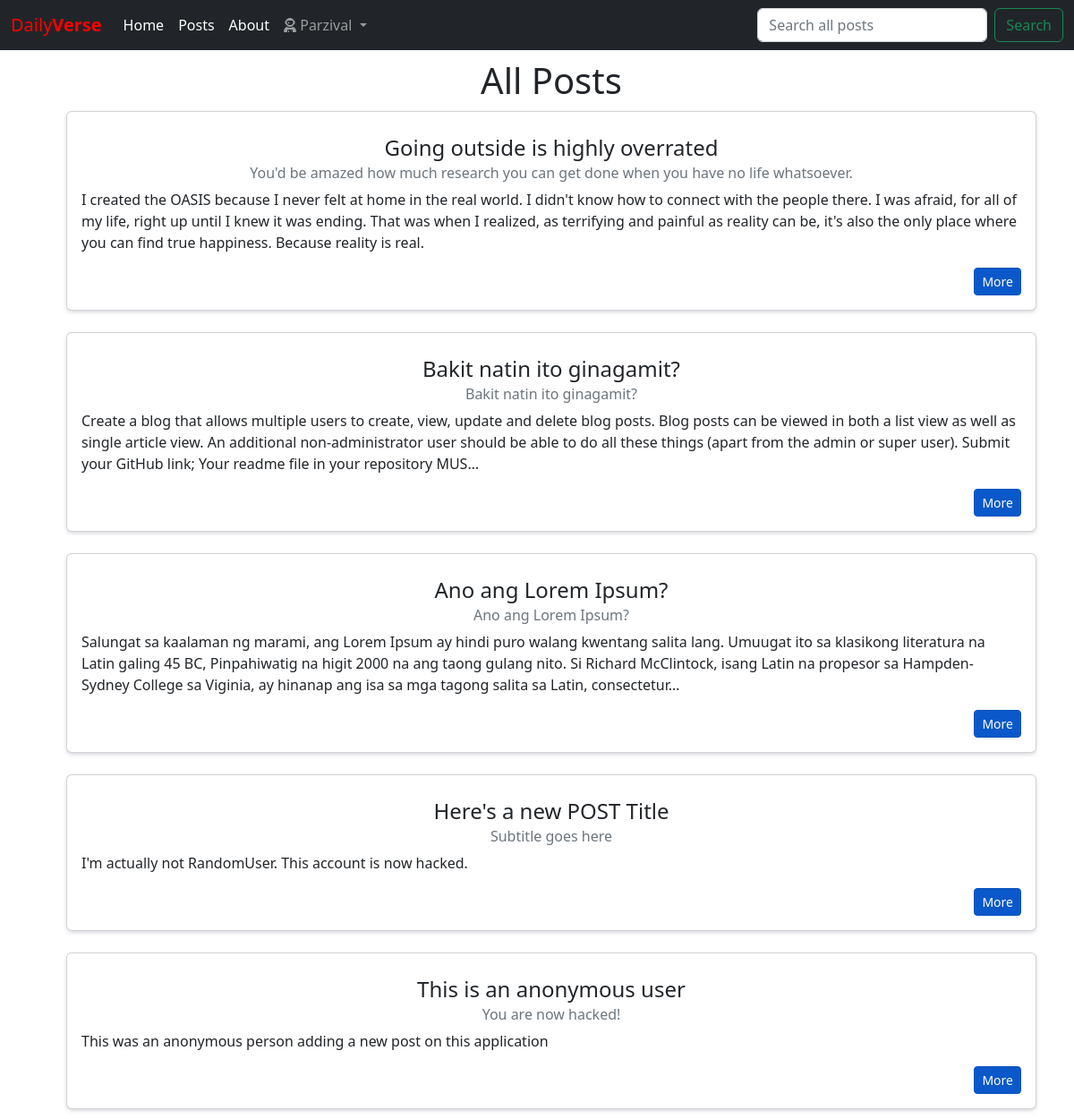
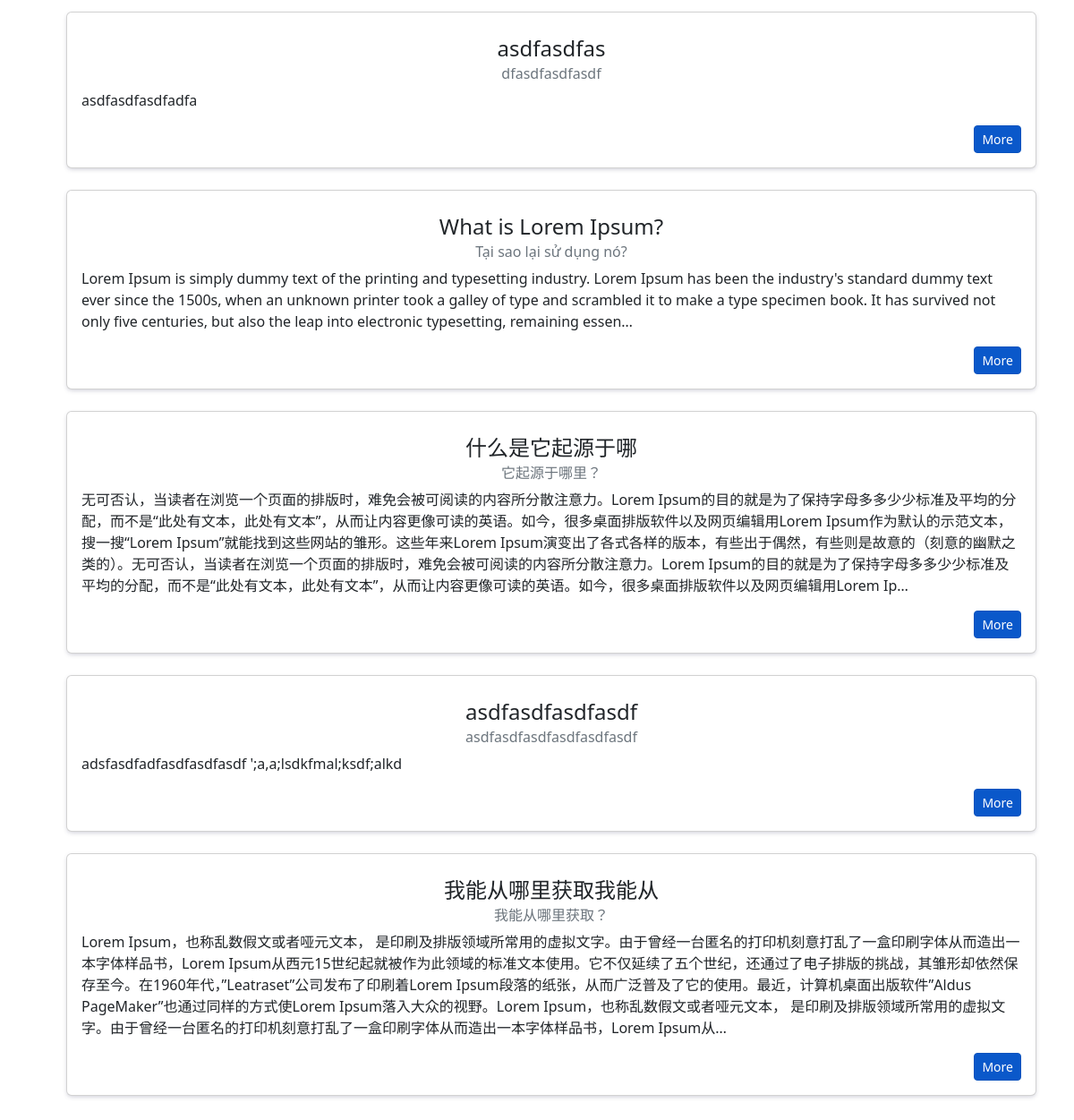
The app's page /posts/ (signed in) with its own data (2 pictures, top to bottom).
### posts/models.py (models this page shows, shortened)
class Post(models.Model):
    title = models.CharField(max_length=256)
    subtitle = models.CharField(max_length=256)
    author = models.ForeignKey(
        get_user_model(),
        on_delete=models.CASCADE # When deleting, everything related to it gets deleted
    )
    body = models.TextField()
    created_on = models.DateTimeField(auto_now_add=True)
    status = models.ForeignKey(
        Status,
        on_delete=models.CASCADE,
        blank=True, # This allows the status field be null for existing records.
        null=True   # This allows the status field be null for existing records.
    )
    archived = models.ForeignKey(
        Archived,
        on_delete=models.CASCADE,
        blank=True, # This allows the status field be null for existing records.
        null=True   # This allows the status field be null for existing records.
    )
    published = models.ForeignKey(
        Published,
        on_delete=models.CASCADE,
        blank=True, # This allows the status field be null for existing records.
        null=True   # This allows the status field be null for existing records.
    )

### posts/views.py (the view)
# urls.py: path('', PostListView.as_view(), name='list'),
class PostListView(ListView):
    template_name = "posts/list.html"
    model = Post

### templates/posts/list.html (shortened to what this page needs)
{% extends 'base.html' %}
{% block content %}
<ul>
    <h1>All Posts</h1>
        {% for post in post_list %}
        <div class="card box">
            <div class="card-body">
                <h4 class="card-title">{{ post.title }}</h4>
                <h6 class="card-subtitle mb-2 text-muted">{{ post.subtitle }}</h6>
                <p class="card-text">{{ post.body|truncatechars:350 }}</p>
                <div class="author-options">
                    <a href="{% url 'detail' post.id %}" class="card-link btn btn-primary btn-sm active">More</a>
                </div>
            </div>
        </div>
        <br />
        {% endfor %}
</ul>
{% endblock content %}

### templates/base.html (shortened to what this page needs)
{% load static %}
<!DOCTYPE html>
<html lang="en">
<head>
    <link href="https://cdn.jsdelivr.net/npm/bootstrap@5.2.1/dist/css/bootstrap.min.css" rel="stylesheet">
    <link rel="stylesheet" href="{% static '/css/base.css' %}">
    <link rel="stylesheet" href="https://cdn.jsdelivr.net/npm/bootstrap-icons@1.9.1/font/bootstrap-icons.css">
</head>
<body>
    <nav class="navbar navbar-dark navbar-expand-lg bg-dark">
        <div class="container-fluid">
            <a class="navbar-brand" href="{% url 'home' %}" id="logo-daily">Daily<strong>Verse</strong></a>
            <div class="collapse navbar-collapse" id="navbarSupportedContent">
                <ul class="navbar-nav me-auto mb-2 mb-lg-0">
                    <li class="nav-item">
                        <a class="nav-link active" aria-current="page" href="{% url 'home' %}">Home</a>
                    </li>
                    <li class="nav-item">
                        <a class="nav-link active" aria-current="page" href="{% url 'list' %}">Posts</a>
                    </li>
                    <li class="nav-item">
                        <a class="nav-link active" aria-current="page" href="{% url 'about' %}">About</a>
                    </li>
                    {% if user.is_authenticated %}
                    <li class="nav-item dropdown">
                        <a class="nav-link dropdown-toggle" href="#" role="button" data-bs-toggle="dropdown" aria-expanded="false">
                            <i class="fa-solid fa-user-astronaut"></i> {{ user.username }}
                        </a>
                    </li>
                    {% endif %}
                </ul>
                <form class="d-flex" role="search">
                    <input class="form-control me-2" type="search" placeholder="Search all posts" aria-label="Search">
                    <button class="btn btn-outline-success" type="submit">Search</button>
                </form>
            </div>
        </div>
    </nav>
    <div class="container">
        {% block content %}
        {% endblock content %}
    </div>
</body>
</html>

### static/css/base.css (style rules this page uses)
h1, h2, h3, h4, h5, h6 { text-align: center; margin-top:10px; margin-bottom:10px; color: #212529; }
#logo-daily, #question-delete { color: red; }
.box { box-shadow: rgba(50, 50, 93, 0.25) 0px 2px 5px -1px; }
.author-options, #post-more { text-align: right; }

### records on screen
Post: title "Going outside is highly overrated", subtitle "You'd be amazed how much research you can get done when you have no life whatsoever.", body "I created the OASIS because I never felt at home in the real world. I didn't know how to connect with the people there. I was afraid, for all of my life, right up until I knew it was ending. That was when I realized, as terrifying and painful as reality can be, it's also the only place where you can find true happiness. Because reality is real."
Post: title "Bakit natin ito ginagamit?", subtitle "Bakit natin ito ginagamit?", body "Create a blog that allows multiple users to create, view, update and delete blog posts. Blog posts can be viewed in both a list view as well as single article view. An additional non-administrator user should be able to do all these things (apart from the admin or super user). Submit your GitHub link; Your readme file in your repository MUS…"
Post: title "Ano ang Lorem Ipsum?", subtitle "Ano ang Lorem Ipsum?", body "Salungat sa kaalaman ng marami, ang Lorem Ipsum ay hindi puro walang kwentang salita lang. Umuugat ito sa klasikong literatura na Latin galing 45 BC, Pinpahiwatig na higit 2000 na ang taong gulang nito. Si Richard McClintock, isang Latin na propesor sa Hampden-Sydney College sa Viginia, ay hinanap ang isa sa mga tagong salita sa Latin, consectetur…"
Post: title "Here's a new POST Title", subtitle "Subtitle goes here", body "I'm actually not RandomUser. This account is now hacked."
Post: title "This is an anonymous user", subtitle "You are now hacked!", body "This was an anonymous person adding a new post on this application"
Post: title "asdfasdfas", subtitle "dfasdfasdfasdf", body "asdfasdfasdfadfa"
Post: title "What is Lorem Ipsum?", subtitle "Tại sao lại sử dụng nó?", body "Lorem Ipsum is simply dummy text of the printing and typesetting industry. Lorem Ipsum has been the industry's standard dummy text ever since the 1500s, when an unknown printer took a galley of type and scrambled it to make a type specimen book. It has survived not only five centuries, but also the leap into electronic typesetting, remaining essen…"
Post: title "什么是它起源于哪", subtitle "它起源于哪里？", body "无可否认，当读者在浏览一个页面的排版时，难免会被可阅读的内容所分散注意力。Lorem Ipsum的目的就是为了保持字母多多少少标准及平均的分配，而不是“此处有文本，此处有文本”，从而让内容更像可读的英语。如今，很多桌面排版软件以及网页编辑用Lorem Ipsum作为默认的示范文本，搜一搜“Lorem Ipsum”就能找到这些网站的雏形。这些年来Lorem Ipsum演变出了各式各样的版本，有些出于偶然，有些则是故意的（刻意的幽默之类的）。无可否认，当读者在浏览一个页面的排版时，难免会被可阅读的内容所分散注意力。Lorem Ipsum的目的就是为了保持字母多多少少标准及平均的分配，而不是“此处有文本，此处有文本”，从而让内容更像可读的英语。如今，很多桌面排版软件以及网页编辑用Lorem Ip…"
Post: title "asdfasdfasdfasdf", subtitle "asdfasdfasdfasdfasdfasdf", body "adsfasdfadfasdfasdfasdf ';a,a;lsdkfmal;ksdf;alkd"
Post: title "我能从哪里获取我能从", subtitle "我能从哪里获取？", body "Lorem Ipsum，也称乱数假文或者哑元文本， 是印刷及排版领域所常用的虚拟文字。由于曾经一台匿名的打印机刻意打乱了一盒印刷字体从而造出一本字体样品书，Lorem Ipsum从西元15世纪起就被作为此领域的标准文本使用。它不仅延续了五个世纪，还通过了电子排版的挑战，其雏形却依然保存至今。在1960年代，”Leatraset”公司发布了印刷着Lorem Ipsum段落的纸张，从而广泛普及了它的使用。最近，计算机桌面出版软件”Aldus PageMaker”也通过同样的方式使Lorem Ipsum落入大众的视野。Lorem Ipsum，也称乱数假文或者哑元文本， 是印刷及排版领域所常用的虚拟文字。由于曾经一台匿名的打印机刻意打乱了一盒印刷字体从而造出一本字体样品书，Lorem Ipsum从…"

### other values on screen
{{ user.username }} "Parzival"
